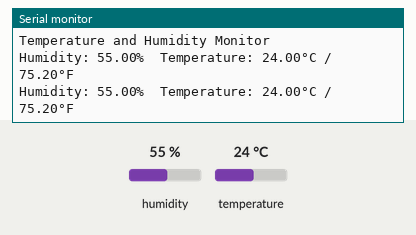
Recording of a sketch running on a simulated Arduino Uno, built with avr-gcc and run on an emulated ATmega328P. Parts: the last lines printed to the serial monitor. Inputs (shaded band) come from the test bench; at power-on: humidity 55 %, temperature 24 °C.

Above: at 4.8 s.
4.9 s: humidity set to 22 %
At 6.6 s:
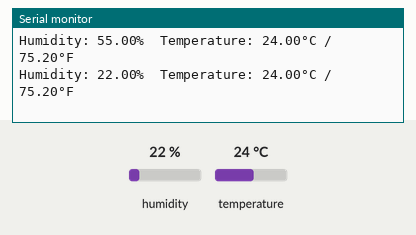
7.9 s: temperature set to 12 °C
At 9.1 s:
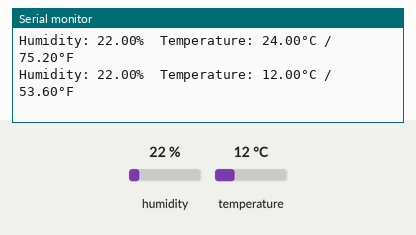
10.9 s: humidity set to 40 %
At 12.7 s:
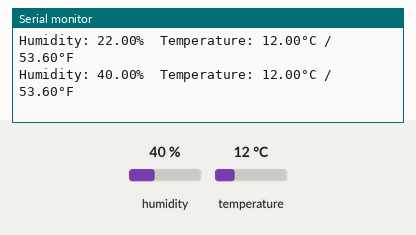
Timing chart, 0 to 14.2 s (numbered marks = the images above; inputs shaded):
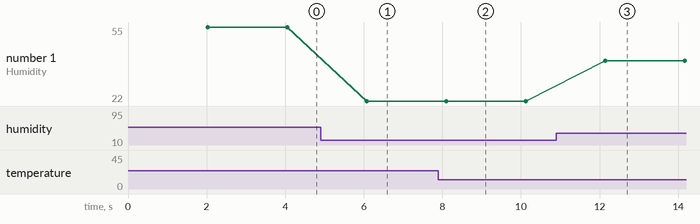

Measured:
- after the input at 4.9 s, the serial monitor: prints a new line after 1.2 s (image 1)
- after the input at 7.9 s, the serial monitor: prints a new line after 0.20 s (image 2)
- after the input at 10.9 s, the serial monitor: prints a new line after 1.2 s (image 3)
- plotted number 1: 55 → 22 after the input at 4.9 s, 22 → 40 after the input at 10.9 s

The sketch:

Temperature_Sensor_Setup.ino
```cpp
#include "DHT.h"

#define DHTPIN 2
#define DHTTYPE DHT11

DHT dht(DHTPIN, DHTTYPE);

void setup() {
  Serial.begin(9600);
  Serial.println("Temperature and Humidity Monitor");
  dht.begin();
}

void loop() {
  delay(2000);  // Wait 2 seconds between readings

  float humidity = dht.readHumidity();
  float temperature = dht.readTemperature();  // Celsius
  float temperatureF = dht.readTemperature(true);  // Fahrenheit

  if (isnan(humidity) || isnan(temperature)) {
    Serial.println("Failed to read from sensor!");
    return;
  }

  Serial.print("Humidity: ");
  Serial.print(humidity);
  Serial.print("%  Temperature: ");
  Serial.print(temperature);
  Serial.print("°C / ");
  Serial.print(temperatureF);
  Serial.println("°F");
}
```
